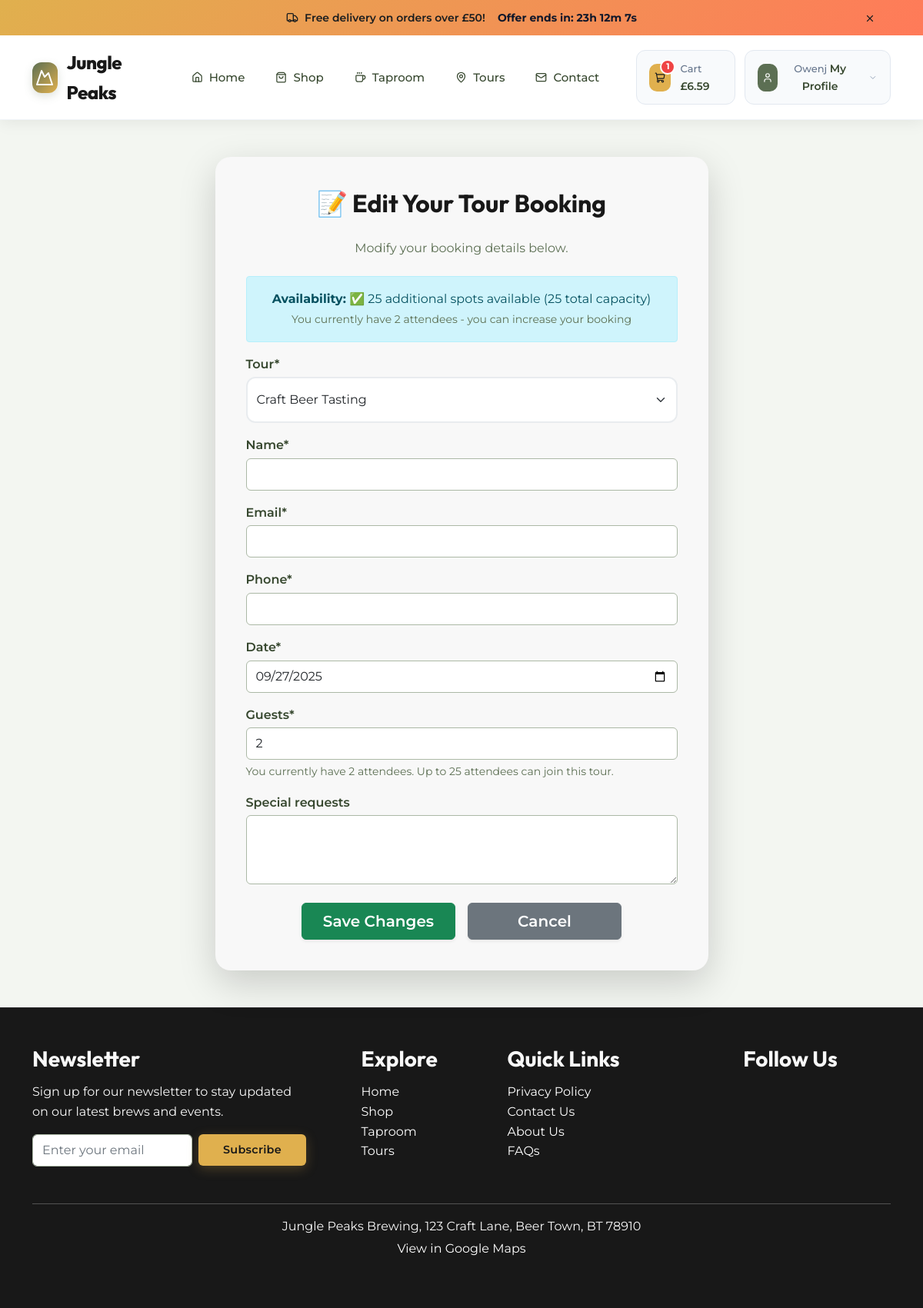
/tours/booking/edit/12/ (signed in), run on the app's committed database.
### tours/models.py (models this page shows, shortened)
class TourBooking(models.Model):
    user = models.ForeignKey(User, on_delete=models.SET_NULL,
                             null=True, blank=True)  # Optional for guests
    tour = models.CharField(max_length=20, choices=TOUR_CHOICES)
    name = models.CharField(max_length=100)
    email = models.EmailField()
    phone = models.CharField(max_length=15)
    date = models.DateField()
    guests = models.PositiveIntegerField()
    special_requests = models.TextField(blank=True, null=True)
    status = models.CharField(max_length=10,
                              choices=BOOKING_STATUS, default="pending")
    created_at = models.DateTimeField(auto_now_add=True)

### tours/views.py (the view)
@login_required
def edit_booking(request, booking_id):
    booking = get_object_or_404(TourBooking, id=booking_id, user=request.user)
    if request.method == "POST":
        form = TourBookingForm(request.POST, instance=booking)
        if form.is_valid():
            form.save()
            messages.success(
                request,
                "Your tour booking has been updated successfully.",
            )
            return redirect("profile")  # Redirect to profile page
    else:
        form = TourBookingForm(instance=booking)
    booked_guests = (
        TourBooking.objects
        .filter(tour=booking.tour, date=booking.date, status="confirmed")
        .exclude(pk=booking.pk)  # Exclude current booking from count
        .aggregate(Sum("guests"))["guests__sum"] or 0
    )
    capacity = TOUR_CAPACITY.get(booking.tour, 0)
    available_slots = max(capacity - booked_guests, 0)
    context = {
        "form": form,
        "booking": booking,
        "available_slots": available_slots,
        "capacity": capacity
    }
    return render(request, "tours/edit_booking.html", context)

### bag/models.py (called while the page is built)
    @property
    def price(self):
        if self.item_type == 'product':
            base_price = self.product.price
            if self.size:
                size_obj = self.product.sizes.filter(size=self.size).first()
                if size_obj:
                    base_price = size_obj.price
            return base_price * (self.quantity or 1)
        elif self.item_type == 'tour':
            if self.tour_booking:
                return self.tour_booking.get_total_price()
            return 0
        elif self.item_type == 'taproom':
            if self.taproom_booking:
                return self.taproom_booking.get_total_price()
            return 0
        else:
            return 0

### home/templatetags/imgix_tags.py (called while the page is built)
@register.simple_tag
def imgix_url(image_path, params=""):
    if settings.USE_IMGIX and settings.IMGIX_DOMAIN:
        base_url = f"https://{settings.IMGIX_DOMAIN}/{image_path.lstrip('/')}"
        if params:
            return f"{base_url}?{params}"
        else:
            return base_url
    return f"https://{settings.AWS_STORAGE_BUCKET_NAME}.s3.amazonaws.com/{image_path.lstrip('/')}"

### products/context_processors.py (called while the page is built)
def categories(request):
    return {
        'all_categories': Category.objects.all().order_by('name'),
    }

### tours/templates/tours/edit_booking.html (shortened to what this page needs)
{% extends 'base.html' %}
{% load static %}
{% load crispy_forms_tags %}
{% block extra_css %}
    <link rel="stylesheet" href="{% static 'tours/css/booking.css' %}">
{% endblock %}
{% block content %}
<div class="container mt-5 mb-5">
    <div class="row justify-content-center">
        <div class="col-lg-8 col-xl-7">
            <div class="card booking-experience shadow-lg border-0 rounded-4 p-4">
        <div class="card-body">
            <h2 class="text-center fw-bold mb-4">📝 Edit Your Tour Booking</h2>
            <p class="text-center text-muted mb-4">
                Modify your booking details below.
            </p>
            <div class="alert alert-info text-center" id="availability-alert">
                <strong>Availability:</strong> <span id="availability-text">
                    {% if available_slots > 0 %}
                        ✅ {{ available_slots }} additional spots available ({{ capacity }} total capacity)
                        <br><small class="text-muted">You currently have {{ booking.guests }} attendees - you can increase your booking</small>
                    {% else %}
                        ⚠️ This tour is fully booked!
                    {% endif %}
                </span>
            </div>
            <form method="post" class="booking-form needs-validation" id="booking-form">
                {{ form|crispy }}
                <div class="d-flex justify-content-center mt-4 gap-3">
                    <button type="submit" class="btn btn-success btn-lg shadow-sm" style="width: 180px;">
                         Save Changes
                    </button>
                    <a href="{% url 'profile' %}" class="btn btn-secondary btn-lg shadow-sm" style="width: 180px;">
                         Cancel
                    </a>
                </div>
            </form>
            </div>
        </div>
    </div>
</div>
{% endblock %}

### templates/base.html (shortened to what this page needs)
{% load static imgix_tags %}
<!doctype html>
<html lang="en">
<head>
    {% block corecss %}
        <link href="https://cdn.jsdelivr.net/npm/bootstrap@5.0.2/dist/css/bootstrap.min.css" rel="stylesheet">
        <link rel="stylesheet" href="{% static 'css/base.css' %}">
    {% endblock %}
    {% block extra_css %}
    {% endblock %}
    </head>
  <body>
<header class="modern-header">
    <div class="promo-banner">
        <div class="container">
            <div class="promo-content">
                <span class="promo-text">
                    <i data-lucide="truck" class="promo-icon"></i>
                    Free delivery on orders over £{{ free_delivery_threshold }}!
                    <span class="countdown-timer" id="countdown-desktop"></span>
                </span>
                <button class="promo-close" type="button" aria-label="Close banner">
                    <i data-lucide="x"></i>
                  </button>
            </div>
        </div>
    </div>
    <nav class="main-navbar">
        <div class="container">
            <div class="navbar-content">
                <a href="{% url 'home' %}" class="brand-logo" aria-label="Go to Jungle Peaks Brewing homepage">
                    <div class="logo-icon">
                        <i data-lucide="mountain"></i>
                    </div>
                    <span class="logo-text">Jungle Peaks</span>
                </a>
                <div class="nav-links d-none d-lg-flex">
                    <a href="{% url 'home' %}" class="nav-link {% if request.resolver_match.url_name == 'home' %}active{% endif %}">
                        <i data-lucide="home"></i>
                        Home
                    </a>
                    <a href="{% url 'products' %}" class="nav-link {% if request.resolver_match.url_name == 'products' or request.resolver_match.url_name == 'product_detail' %}active{% endif %}">
                        <i data-lucide="shopping-bag"></i>
                        Shop
                    </a>
                    <a href="{% url 'taproom' %}" class="nav-link {% if request.resolver_match.url_name == 'taproom' %}active{% endif %}">
                        <i data-lucide="coffee"></i>
                        Taproom
                    </a>
                    <a href="{% url 'tours' %}" class="nav-link {% if request.resolver_match.url_name == 'tours' %}active{% endif %}">
                        <i data-lucide="map-pin"></i>
                        Tours
                    </a>
                    <a href="{% url 'contact:contact' %}" class="nav-link {% if request.resolver_match.url_name == 'contact' %}active{% endif %}">
                        <i data-lucide="mail"></i>
                        Contact
                    </a>
                </div>
                <div class="navbar-actions">
                    <a href="{% url 'bag:view_bag' %}" class="action-btn cart-btn" aria-label="View shopping cart">
                        <div class="btn-icon">
                            <i data-lucide="shopping-cart"></i>
                            {% if bag_items %}
                                <span class="cart-badge">{{ bag_items|length }}</span>
                            {% endif %}
                        </div>
                        <div class="btn-content d-none d-md-block">
                            <span class="btn-label">Cart</span>
                            <span class="btn-value">
                                {% if grand_total %}
                                    £{{ grand_total|floatformat:2 }}
                                {% else %}
                                    £0.00
                                {% endif %}
                            </span>
                        </div>
                    </a>
                    <div class="dropdown">
                        <button
                            class="action-btn user-btn"
                            data-bs-toggle="dropdown"
                            aria-expanded="false"
                            aria-label="User account menu"
                        >
                            <div class="btn-icon">
                                <i data-lucide="user"></i>
                            </div>
                            <div class="btn-content d-none d-md-block">
                                <span class="btn-label">
                                    {% if request.user.is_authenticated %}
                                        {{ request.user.username|title }}
                                    {% else %}
                                        Account
                                    {% endif %}
                                </span>
                                <span class="btn-value">
                                    {% if request.user.is_authenticated %}
                                        My Profile
                                    {% else %}
                                        Sign In
                                    {% endif %}
                                </span>
                            </div>
                            <i data-lucide="chevron-down" class="dropdown-arrow d-none d-md-block"></i>
                        </button>
                    </div>
                </div>
            </div>
        </div>
    </nav>
</header>
    <main>
        {% block content %}
        {% endblock %}
    </main>
<footer class="footer py-5">
    <div class="container">
            <div class="row justify-content-between">
              <div class="col-md-4 mb-4">
                <h3 class="text-start fw-bold">Newsletter</h3>
                <p class="text-start">Sign up for our newsletter to stay updated on our latest brews and events.</p>
                <form action="{% url 'newsletter_signup' %}" method="POST" class="d-flex flex-column flex-sm-row gap-2 align-items-center justify-content-center" id="newsletter-form">
                    <input
                        type="email"
                        name="email"
                        id="email"
                        class="form-control"
                        placeholder="Enter your email"
                        required
                        aria-label="Enter your email to subscribe">
                  <button type="submit" class="btn btn-newsletter-subscribe" aria-label="Subscribe to newsletter">
                        Subscribe
                    </button>
                </form>
            </div>
              <div class="col-md-4">
                <div class="row">
                  <div class="col-6">
                    <h3 class="text-start fw-bold">Explore</h3>
                    <ul class="list-unstyled text-start">
                        <li><a href="{% url 'home' %}" class="text-white text-decoration-none" aria-label="Go to Home">Home</a></li>
                        <li><a href="{% url 'products' %}" class="text-white text-decoration-none" aria-label="Go to Shop">Shop</a></li>
                        <li><a href="{% url 'taproom' %}" class="text-white text-decoration-none" aria-label="Go to Taproom">Taproom</a></li>
                        <li><a href="{% url 'tours' %}" class="text-white text-decoration-none" aria-label="Go to Tours">Tours</a></li>
                    </ul>
                </div>
                  <div class="col-6">
                    <h3 class="text-start fw-bold">Quick Links</h3>
                    <ul class="list-unstyled text-start">
                        <li><a href="https://www.termsfeed.com/live/1c4b584c-86ce-43c1-9a8e-09e3d3f9f315" class="text-white text-decoration-none" aria-label="View Privacy Policy">Privacy Policy</a></li>
                        <li><a href="{% url 'contact:contact' %}" class="text-white text-decoration-none" aria-label="Contact Us">Contact Us</a></li>
                        <li><a href="{% url 'home' %}#about" class="text-white text-decoration-none" aria-label="Learn more About Us">About Us</a></li>
                        <li><a href="{% url 'contact:contact' %}#faqs" class="text-white text-decoration-none" aria-label="View FAQs">FAQs</a></li>
                    </ul>
                </div>
              </div>
            </div>
            <div class="col-md-3 text-center">
                <h3 class="fw-bold">Follow Us</h3>
            </div>
        </div>
        <hr class="text-white opacity-25 mt-4">
        <div class="text-center mt-3">
            <p class="mb-1">Jungle Peaks Brewing, 123 Craft Lane, Beer Town, BT 78910</p>
            <p>
                <a href="https://www.google.com/maps?q=AM-070%20-%20Iranduba,%20Manaus%20-%20AM,%2069405-000,%20Brazil"
                    target="_blank"
                    class="text-white text-decoration-none"
                    aria-label="View Jungle Peaks Brewing location on Google Maps">
                    View in Google Maps
                </a>
            </p>
        </div>
    </div>
  </footer>
    </body>
</html>

### tours/static/tours/css/booking.css (style rules this page uses)
.form-select { border: 2px solid #e9ecef; border-radius: 0.75rem; padding: 1rem 0.75rem; font-size: 1rem; transition: all 0.3s ease; }
.booking-form .d-flex { margin-top: 2rem; }
.booking-form .d-flex .btn { min-width: 160px; max-width: 200px; flex: 1; }

### data on the page
TourBooking: guests "2", tour "Craft Beer Tasting", date "09/27/2025"

### other printed values
{{ free_delivery_threshold }} "50"
{{ bag_items|length }} "1"
{{ grand_total|floatformat:2 }} "6.59"
{{ request.user.username|title }} "Owenj"
{{ available_slots }} "25"
{{ capacity }} "25"
